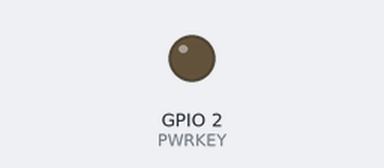
The sketch below on a simulated ESP32. Shown: output pins drawn as LEDs (lit = HIGH). The modem accepts every AT command (registered, SIM ready, sends succeed) and sends nothing else; pins used as bus, display or sensor lines are not drawn; what the sketch prints to the serial monitor is not drawn.

Above: at 0.1 s.
At 1.3 s:
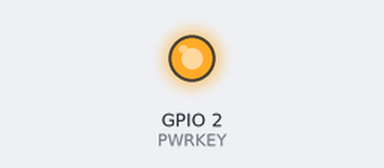
Timing chart, 0 to 2.8 s (numbered marks = the images above):
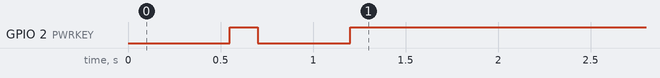

The sketch:

cavlii_ota_gdrv.ino
```cpp
/*
@INTENTION: OTA using gdrive + cavlii @C16QS
*/
#include "cavliiOTA_.h"

void setup() {
  ini_cavlii();
}

void loop() {
#ifdef SER2cavly_manual
  Ser2cavly_();
#endif
  get_code_();
}
```

cavliiOTA_.h
```cpp
#define CavliiCom
// #define SER2cavly_manual

#define PWRKEY 2  // pg@30 hardware manual
#define RST_PIL 12
#define ESP_GPIO_RX 32
#define ESP_GPIO_TX 33

#ifdef CavliiCom
#define CavliiMsg(Msg_) Serial1.println(Msg_)
#endif

void ini_cavlii() {
  // Power up the ESP32 by toggling the PWRKEY pin
  pinMode(PWRKEY, OUTPUT);
  digitalWrite(PWRKEY, LOW);
  delay(550);
  digitalWrite(PWRKEY, HIGH);

  pinMode(RST_PIL, OUTPUT);
  digitalWrite(RST_PIL, LOW);
  delay(150);
  digitalWrite(RST_PIL, HIGH);

  Serial.begin(115200);
  Serial1.begin(115200, SERIAL_8N1, ESP_GPIO_RX, ESP_GPIO_TX);

  pinMode(2, OUTPUT);
  digitalWrite(2, LOW);
  delay(500);
  digitalWrite(2, HIGH);

  // Send AT command via Serial to Cavli module
  Serial.println("Sending ATI command to Cavli module");
  Serial.println("==================================");
  CavliiMsg("ATI");  // Request manufacturer specific information about the TA.(terminal adaptre)
  delay(1000);       // Add a delay after sending the command
}

void PrintResp() {
  while (Serial1.available()) {
    char c = Serial1.read();
    Serial.print(c);
  }
}
void Ser2cavly_() {
  PrintResp();
  while (Serial.available()) {
    char c = Serial.read();
    Serial1.write(c);
  }
}
void check_ntwrk() {
  CavliiMsg("AT+CREG?");
  PrintResp();
  CavliiMsg("AT+CGACT?");
  PrintResp();
  CavliiMsg("AT+HUBBLEREG?");
  PrintResp();
}
void get_code_() {
  check_ntwrk();
  // CavliiMsg("AT+HTTPURL =https://www.googleapis.com/drive/v3/files/1ISPSdIBi2Pg7no8jTYfglyCQZlUDJ-Hc?alt=media");
  // PrintResp();
  // CavliiMsg("AT+HTTPADDHEAD=X-goog-api-key:AIzaSyAXh9sWaDr_TadEeRagRta7tIr9Jlvpi7I");
  // PrintResp();
  // CavliiMsg("AT+HTTPREQUEST=GET");
  // delay(3000);
  // PrintResp();
  // CavliiMsg("AT+HTTPGETSTAT?");
  // PrintResp();
  // delay(100);
  // CavliiMsg("AT+HTTPGETCONT?");
  // PrintResp();
  // delay(100);

  // while(1);
}
```
